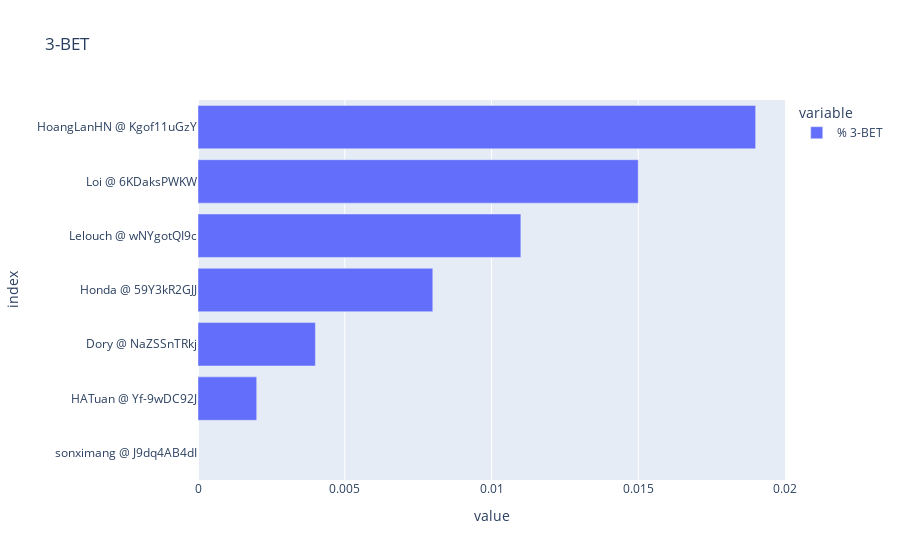

Write notebook code for a chart like this one.
### Code cell
pl.sort_values(by='% 3-BET', na_position='first')['% 3-BET'].plot(kind='barh', title='3-BET')

### Figure 1 — Plotly figure (JSON) as saved in the notebook; plotly's stock layout.template omitted (floating-point values rounded to 4 significant figures)
{"data": [{"alignmentgroup": "True", "hovertemplate": "variable=% 3-BET<br>value=%{x}<br>index=%{y}<extra></extra>", "legendgroup": "% 3-BET", "marker": {"color": "#636efa", "pattern": {"shape": ""}}, "name": "% 3-BET", "offsetgroup": "% 3-BET", "orientation": "h", "showlegend": true, "textposition": "auto", "type": "bar", "x": [null, 0.002, 0.004, 0.008, 0.011, 0.015, 0.019], "xaxis": "x", "y": ["sonximang @ J9dq4AB4dI", "HATuan @ Yf-9wDC92J", "Dory @ NaZSSnTRkj", "Honda @ 59Y3kR2GJJ", "Lelouch @ wNYgotQI9c", "Loi @ 6KDaksPWKW", "HoangLanHN @ Kgof11uGzY"], "yaxis": "y"}], "layout": {"barmode": "relative", "legend": {"title": {"text": "variable"}, "tracegroupgap": 0}, "title": {"text": "3-BET"}, "xaxis": {"anchor": "y", "domain": [0, 1], "title": {"text": "value"}}, "yaxis": {"anchor": "x", "domain": [0, 1], "title": {"text": "index"}}}}
